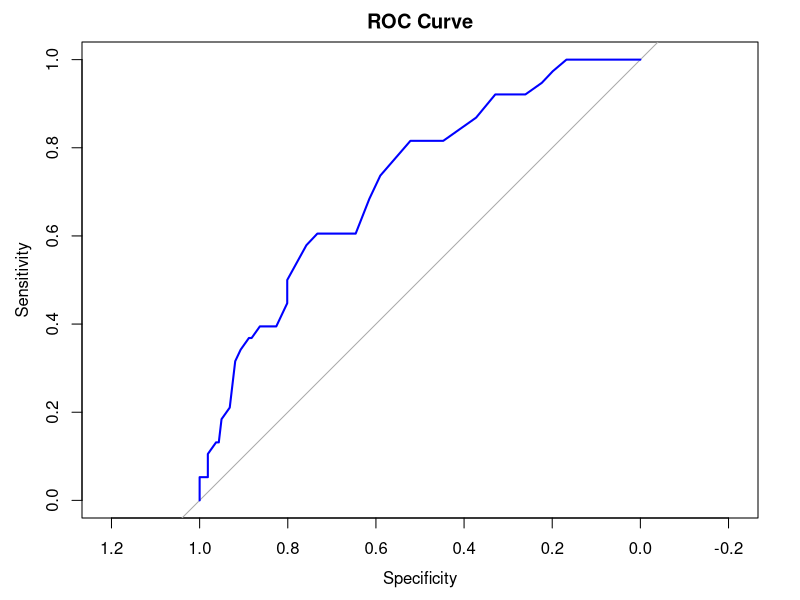

Write R code to recreate this figure.
# Load required libraries
library(readr)
library(VIM)
library(randomForest)
library(caret)
library(pROC)

# === Load data ===
train <- read.csv("data/assign3_train.csv")
test <- read.csv("data/assign3_test.csv")

# === Preprocessing ===

# Convert blank strings to NA
train[train == ""] <- NA
test[test == ""] <- NA

# Convert relevant columns to factors
cols_to_factor <- c("x4", "x5", "x16", "x18", "x20")
train[cols_to_factor] <- lapply(train[cols_to_factor], as.factor)
test[cols_to_factor] <- lapply(test[cols_to_factor], as.factor)

# Split train into numeric and factor
train_num <- train[, sapply(train, is.numeric)]
train_fact <- train[, sapply(train, is.factor)]

test_num <- test[, sapply(test, is.numeric)]
test_fact <- test[, sapply(test, is.factor)]

# kNN imputation for numeric columns only
train_num_imp <- kNN(train_num, k = 5, imp_var = FALSE)
test_num_imp <- kNN(test_num, k = 5, imp_var = FALSE)

# Mode imputation for factors
mode_impute <- function(df) {
  for (col in names(df)) {
    if (is.factor(df[[col]])) {
      mode_val <- names(sort(table(df[[col]]), decreasing = TRUE))[1]
      df[[col]][is.na(df[[col]])] <- mode_val
      df[[col]] <- droplevels(df[[col]])
    }
  }
  return(df)
}

train_fact_imp <- mode_impute(train_fact)
test_fact_imp <- mode_impute(test_fact)

# Recombine numeric and factor columns
train_imputed <- cbind(train_num_imp, train_fact_imp)
test_imputed <- cbind(test_num_imp, test_fact_imp)

# === Prepare data for modeling ===

# Drop any leftover logical columns
train_clean <- train_imputed[, !sapply(train_imputed, is.logical)]
test_clean <- test_imputed[, !sapply(test_imputed, is.logical)]

# Ensure target is factor with correct labels
train_clean$y <- factor(train_clean$y, levels = c(0, 1), labels = c("No", "Yes"))

# Align factor levels in test set with train set
for (col in names(train_clean)) {
  if (is.factor(train_clean[[col]]) && col %in% names(test_clean)) {
    test_clean[[col]] <- factor(test_clean[[col]], levels = levels(train_clean[[col]]))
  }
}

# === Split train data for internal validation ===
set.seed(123)
train_index <- createDataPartition(train_clean$y, p = 0.8, list = FALSE)
train_set <- train_clean[train_index, ]
test_set <- train_clean[-train_index, ]

# === Model training with cross-validation ===
set.seed(123)
train_control <- trainControl(method = "cv",
                              number = 5,
                              summaryFunction = twoClassSummary,
                              classProbs = TRUE,
                              sampling = "down")  


# Tune mtry
tune_grid <- expand.grid(mtry = c(5, 7, 9))

cv_model <- train(y ~ ., data = train_set, method = "rf",
                  trControl = train_control,
                  metric = "ROC",
                  tuneGrid = tune_grid,
                  ntree = 100)

print(cv_model)

# === Model evaluation ===
best_model <- cv_model$finalModel
test_predictions_prob <- predict(cv_model, test_set, type = "prob")[, "Yes"]
test_predictions <- predict(cv_model, test_set)

conf_matrix <- confusionMatrix(test_predictions, test_set$y)
roc_curve <- roc(test_set$y, test_predictions_prob, levels = c("No", "Yes"), direction = "<")

cat("Accuracy:", conf_matrix$overall['Accuracy'], "\n")
cat("Precision:", conf_matrix$byClass['Pos Pred Value'], "\n")
cat("Recall:", conf_matrix$byClass['Sensitivity'], "\n")
cat("F1-score:", 2 * (conf_matrix$byClass['Pos Pred Value'] * conf_matrix$byClass['Sensitivity']) / 
      (conf_matrix$byClass['Pos Pred Value'] + conf_matrix$byClass['Sensitivity']), "\n")

plot(roc_curve, main = "ROC Curve", col = "blue")

# === Predict on final test set ===
test_final <- test_clean[, names(train_clean)[names(train_clean) != "y"]]

final_predictions <- predict(cv_model, test_final)
final_predictions_numeric <- as.numeric(final_predictions) - 1  # Yes -> 1, No -> 0
predictions_df <- data.frame(y = final_predictions_numeric)
head(predictions_df)


# === Export predictions ===
# write.csv(predictions_df, "2834723.csv", row.names = FALSE)  # Replace with your candidate number!
